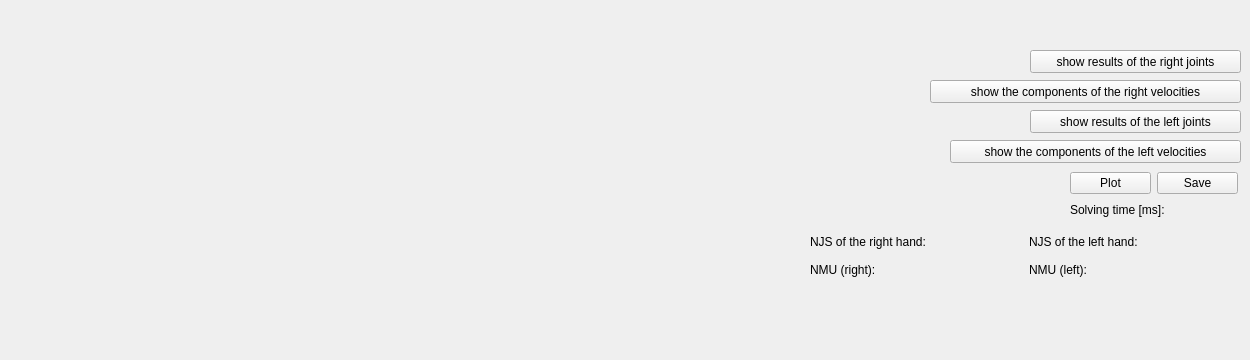
          <widget class="QWidget" name="tab_mov_dual">
           <attribute name="title">
            <string>Dual-arm</string>
           </attribute>
           <widget class="QWidget" name="layoutWidget">
            <property name="geometry">
             <rect>
              <x>1070</x>
              <y>200</y>
              <width>171</width>
              <height>19</height>
             </rect>
            </property>
            <layout class="QHBoxLayout" name="horizontalLayout_30">
             <item>
              <widget class="QLabel" name="label_solv_time_dual">
               <property name="text">
                <string>Solving time [ms]:</string>
               </property>
              </widget>
             </item>
             <item>
              <widget class="QLabel" name="label_solv_time_dual_value">
               <property name="text">
                <string/>
               </property>
              </widget>
             </item>
            </layout>
           </widget>
           <widget class="QWidget" name="layoutWidget">
            <property name="geometry">
             <rect>
              <x>810</x>
              <y>230</y>
              <width>431</width>
              <height>51</height>
             </rect>
            </property>
            <layout class="QVBoxLayout" name="verticalLayout_13">
             <item>
              <layout class="QHBoxLayout" name="horizontalLayout_32">
               <item>
                <layout class="QHBoxLayout" name="horizontalLayout_26">
                 <item>
                  <widget class="QLabel" name="label_cost_hand_right">
                   <property name="text">
                    <string>NJS of the right hand: </string>
                   </property>
                  </widget>
                 </item>
                 <item>
                  <widget class="QLabel" name="label_cost_hand_right_value">
                   <property name="text">
                    <string/>
                   </property>
                  </widget>
                 </item>
                </layout>
               </item>
               <item>
                <layout class="QHBoxLayout" name="horizontalLayout_27">
                 <item>
                  <widget class="QLabel" name="label_cost_hand_left">
                   <property name="text">
                    <string>NJS of the left hand: </string>
                   </property>
                  </widget>
                 </item>
                 <item>
                  <widget class="QLabel" name="label_cost_hand_left_value">
                   <property name="text">
                    <string/>
                   </property>
                  </widget>
                 </item>
                </layout>
               </item>
              </layout>
             </item>
             <item>
              <layout class="QHBoxLayout" name="horizontalLayout_31">
               <item>
                <layout class="QHBoxLayout" name="horizontalLayout_28">
                 <item>
                  <widget class="QLabel" name="label_nmu_hand_right">
                   <property name="text">
                    <string>NMU (right): </string>
                   </property>
                  </widget>
                 </item>
                 <item>
                  <widget class="QLabel" name="label_nmu_hand_right_value">
                   <property name="text">
                    <string/>
                   </property>
                  </widget>
                 </item>
                </layout>
               </item>
               <item>
                <layout class="QHBoxLayout" name="horizontalLayout_29">
                 <item>
                  <widget class="QLabel" name="label_nmu_hand_left">
                   <property name="text">
                    <string>NMU (left): </string>
                   </property>
                  </widget>
                 </item>
                 <item>
                  <widget class="QLabel" name="label_nmu_hand_left_value">
                   <property name="text">
                    <string/>
                   </property>
                  </widget>
                 </item>
                </layout>
               </item>
              </layout>
             </item>
            </layout>
           </widget>
           <widget class="QWidget" name="layoutWidget_3">
            <property name="geometry">
             <rect>
              <x>1070</x>
              <y>170</y>
              <width>168</width>
              <height>27</height>
             </rect>
            </property>
            <layout class="QHBoxLayout" name="horizontalLayout_35">
             <item>
              <widget class="QPushButton" name="pushButton_plot_mov_dual">
               <property name="text">
                <string>Plot</string>
               </property>
              </widget>
             </item>
             <item>
              <widget class="QPushButton" name="pushButton_save_res_mov_dual">
               <property name="text">
                <string>Save</string>
               </property>
              </widget>
             </item>
            </layout>
           </widget>
           <widget class="QWidget" name="layoutWidget">
            <property name="geometry">
             <rect>
              <x>10</x>
              <y>10</y>
              <width>791</width>
              <height>341</height>
             </rect>
            </property>
            <layout class="QVBoxLayout" name="verticalLayout_14">
             <item>
              <layout class="QHBoxLayout" name="horizontalLayout_33">
               <item>
                <widget class="QWidget" name="plot_hand_pos_mov_right" native="true"/>
               </item>
               <item>
                <widget class="QCustomPlot" name="plot_hand_vel_mov_right" native="true"/>
               </item>
              </layout>
             </item>
             <item>
              <layout class="QHBoxLayout" name="horizontalLayout_34">
               <item>
                <widget class="QWidget" name="plot_hand_pos_mov_left" native="true"/>
               </item>
               <item>
                <widget class="QCustomPlot" name="plot_hand_vel_mov_left" native="true"/>
               </item>
              </layout>
             </item>
            </layout>
           </widget>
           <widget class="QPushButton" name="pushButton_comp_vel_mov_left">
            <property name="geometry">
             <rect>
              <x>950</x>
              <y>140</y>
              <width>291</width>
              <height>23</height>
             </rect>
            </property>
            <property name="text">
             <string>show the components of the left velocities</string>
            </property>
           </widget>
           <widget class="QPushButton" name="pushButton_joints_results_mov_left">
            <property name="geometry">
             <rect>
              <x>1030</x>
              <y>110</y>
              <width>211</width>
              <height>23</height>
             </rect>
            </property>
            <property name="text">
             <string>show results of the left joints</string>
            </property>
           </widget>
           <widget class="QPushButton" name="pushButton_joints_results_mov_right">
            <property name="geometry">
             <rect>
              <x>1030</x>
              <y>50</y>
              <width>211</width>
              <height>23</height>
             </rect>
            </property>
            <property name="text">
             <string>show results of the right joints</string>
            </property>
           </widget>
           <widget class="QPushButton" name="pushButton_comp_vel_mov_right">
            <property name="geometry">
             <rect>
              <x>930</x>
              <y>80</y>
              <width>311</width>
              <height>23</height>
             </rect>
            </property>
            <property name="text">
             <string>show the components of the right velocities</string>
            </property>
           </widget>
          </widget>
